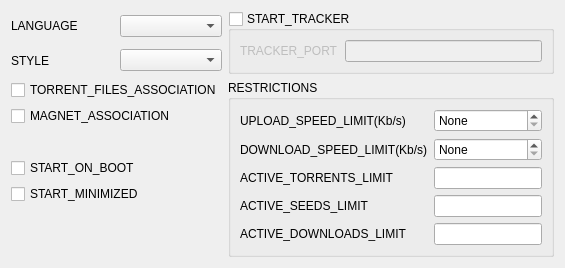
        <widget class="QWidget" name="torrentTab">
         <layout class="QGridLayout" name="gridLayout_22">
          <item row="0" column="2" rowspan="2">
           <widget class="QGroupBox" name="trackerGroupBox">
            <property name="title">
             <string>START_TRACKER</string>
            </property>
            <property name="checkable">
             <bool>true</bool>
            </property>
            <property name="checked">
             <bool>false</bool>
            </property>
            <layout class="QGridLayout" name="gridLayout_2">
             <item row="0" column="0">
              <widget class="QLabel" name="label_23">
               <property name="text">
                <string>TRACKER_PORT</string>
               </property>
              </widget>
             </item>
             <item row="0" column="1">
              <widget class="QLineEdit" name="trackerPortEdit"/>
             </item>
            </layout>
           </widget>
          </item>
          <item row="1" column="0">
           <widget class="QLabel" name="label_26">
            <property name="text">
             <string>STYLE</string>
            </property>
           </widget>
          </item>
          <item row="0" column="1">
           <widget class="QComboBox" name="localeComboBox">
            <property name="styleSheet">
             <string notr="true"/>
            </property>
           </widget>
          </item>
          <item row="1" column="1">
           <widget class="QComboBox" name="styleComboBox"/>
          </item>
          <item row="0" column="0">
           <widget class="QLabel" name="label_8">
            <property name="text">
             <string>LANGUAGE</string>
            </property>
           </widget>
          </item>
          <item row="3" column="2" rowspan="7">
           <widget class="QGroupBox" name="groupBox_2">
            <property name="title">
             <string>RESTRICTIONS</string>
            </property>
            <layout class="QGridLayout" name="gridLayout_3">
             <item row="0" column="0">
              <widget class="QLabel" name="label_6">
               <property name="whatsThis">
                <string>UPLOAD_SPEED_LIMIT_WIT</string>
               </property>
               <property name="text">
                <string>UPLOAD_SPEED_LIMIT(Kb/s)</string>
               </property>
              </widget>
             </item>
             <item row="3" column="0">
              <widget class="QLabel" name="label_15">
               <property name="whatsThis">
                <string>ACTIVE_TORRENTS_LIMIT_WIT</string>
               </property>
               <property name="text">
                <string>ACTIVE_TORRENTS_LIMIT</string>
               </property>
              </widget>
             </item>
             <item row="3" column="1">
              <widget class="QLineEdit" name="activeLimitEdit">
               <property name="whatsThis">
                <string>ACTIVE_TORRENTS_LIMIT</string>
               </property>
              </widget>
             </item>
             <item row="2" column="0">
              <widget class="QLabel" name="label_7">
               <property name="whatsThis">
                <string>DOWNLOAD_SPEED_LIMIT_WIT</string>
               </property>
               <property name="text">
                <string>DOWNLOAD_SPEED_LIMIT(Kb/s)</string>
               </property>
              </widget>
             </item>
             <item row="4" column="0">
              <widget class="QLabel" name="label_16">
               <property name="whatsThis">
                <string>ACTIVE_SEEDS_LIMIT_WIT</string>
               </property>
               <property name="text">
                <string>ACTIVE_SEEDS_LIMIT</string>
               </property>
              </widget>
             </item>
             <item row="4" column="1">
              <widget class="QLineEdit" name="activeSeedLimitEdit">
               <property name="whatsThis">
                <string>ACTIVE_SEEDS_LIMIT</string>
               </property>
              </widget>
             </item>
             <item row="5" column="0">
              <widget class="QLabel" name="label_17">
               <property name="whatsThis">
                <string>ACTIVE_DOWNLOADS_LIMIT_WIT</string>
               </property>
               <property name="text">
                <string>ACTIVE_DOWNLOADS_LIMIT</string>
               </property>
              </widget>
             </item>
             <item row="5" column="1">
              <widget class="QLineEdit" name="activeDownloadLimitEdit">
               <property name="whatsThis">
                <string>ACTIVE_DOWNLOADS_LIMIT</string>
               </property>
              </widget>
             </item>
             <item row="0" column="1">
              <widget class="QSpinBox" name="uploadLimitEdit">
               <property name="specialValueText">
                <string>None</string>
               </property>
               <property name="suffix">
                <string> Kb\s</string>
               </property>
               <property name="prefix">
                <string/>
               </property>
               <property name="maximum">
                <number>99999</number>
               </property>
              </widget>
             </item>
             <item row="2" column="1">
              <widget class="QSpinBox" name="downloadLimitEdit">
               <property name="specialValueText">
                <string>None</string>
               </property>
               <property name="suffix">
                <string> Kb\s</string>
               </property>
               <property name="prefix">
                <string/>
               </property>
               <property name="maximum">
                <number>99999</number>
               </property>
              </widget>
             </item>
            </layout>
           </widget>
          </item>
          <item row="3" column="0" colspan="2">
           <widget class="QCheckBox" name="asociationCheckBox">
            <property name="whatsThis">
             <string>TORRENT_FILES_ASSOCIATION_WIT</string>
            </property>
            <property name="text">
             <string>TORRENT_FILES_ASSOCIATION</string>
            </property>
           </widget>
          </item>
          <item row="4" column="0" colspan="2">
           <widget class="QCheckBox" name="magnetAssociationCheckBox">
            <property name="whatsThis">
             <string>MAGNET_ASSOCIATION_WIT</string>
            </property>
            <property name="text">
             <string>MAGNET_ASSOCIATION</string>
            </property>
           </widget>
          </item>
          <item row="6" column="0" colspan="2">
           <widget class="QCheckBox" name="runOnbootCheckBox">
            <property name="whatsThis">
             <string>START_ON_BOOT_WIT</string>
            </property>
            <property name="text">
             <string>START_ON_BOOT</string>
            </property>
           </widget>
          </item>
          <item row="7" column="0" colspan="2">
           <widget class="QCheckBox" name="startMinimizedCheckBox">
            <property name="whatsThis">
             <string>START_MINIMIZED_WIT</string>
            </property>
            <property name="text">
             <string>START_MINIMIZED</string>
            </property>
           </widget>
          </item>
         </layout>
        </widget>
